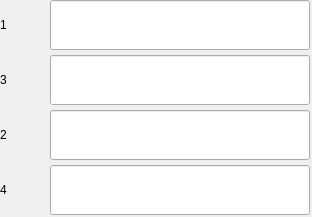
   <widget class="caFrame" name="caFrame_4">
    <property name="geometry">
     <rect>
      <x>923</x>
      <y>718</y>
      <width>312</width>
      <height>217</height>
     </rect>
    </property>
    <widget class="caLabel" name="caLabel_20">
     <property name="geometry">
      <rect>
       <x>0</x>
       <y>0</y>
       <width>47</width>
       <height>50</height>
      </rect>
     </property>
     <property name="frameShape">
      <enum>QFrame::NoFrame</enum>
     </property>
     <property name="text">
      <string>1</string>
     </property>
     <property name="alignment">
      <set>Qt::AlignAbsolute|Qt::AlignLeading|Qt::AlignLeft|Qt::AlignVCenter</set>
     </property>
     <property name="fontScaleMode">
      <enum>ESimpleLabel::Height</enum>
     </property>
     <property name="foreground">
      <color>
       <red>0</red>
       <green>0</green>
       <blue>0</blue>
      </color>
     </property>
     <property name="background">
      <color alpha="0">
       <red>0</red>
       <green>0</green>
       <blue>0</blue>
      </color>
     </property>
     <property name="lineColor" stdset="0">
      <color>
       <red>0</red>
       <green>0</green>
       <blue>0</blue>
      </color>
     </property>
    </widget>
    <widget class="caLabel" name="caLabel_21">
     <property name="geometry">
      <rect>
       <x>0</x>
       <y>55</y>
       <width>47</width>
       <height>50</height>
      </rect>
     </property>
     <property name="frameShape">
      <enum>QFrame::NoFrame</enum>
     </property>
     <property name="text">
      <string>3</string>
     </property>
     <property name="alignment">
      <set>Qt::AlignAbsolute|Qt::AlignLeading|Qt::AlignLeft|Qt::AlignVCenter</set>
     </property>
     <property name="fontScaleMode">
      <enum>ESimpleLabel::Height</enum>
     </property>
     <property name="foreground">
      <color>
       <red>0</red>
       <green>0</green>
       <blue>0</blue>
      </color>
     </property>
     <property name="background">
      <color alpha="0">
       <red>0</red>
       <green>0</green>
       <blue>0</blue>
      </color>
     </property>
     <property name="lineColor" stdset="0">
      <color>
       <red>0</red>
       <green>0</green>
       <blue>0</blue>
      </color>
     </property>
    </widget>
    <widget class="caLabel" name="caLabel_22">
     <property name="geometry">
      <rect>
       <x>0</x>
       <y>110</y>
       <width>47</width>
       <height>50</height>
      </rect>
     </property>
     <property name="frameShape">
      <enum>QFrame::NoFrame</enum>
     </property>
     <property name="text">
      <string>2</string>
     </property>
     <property name="alignment">
      <set>Qt::AlignAbsolute|Qt::AlignLeading|Qt::AlignLeft|Qt::AlignVCenter</set>
     </property>
     <property name="fontScaleMode">
      <enum>ESimpleLabel::Height</enum>
     </property>
     <property name="foreground">
      <color>
       <red>0</red>
       <green>0</green>
       <blue>0</blue>
      </color>
     </property>
     <property name="background">
      <color alpha="0">
       <red>0</red>
       <green>0</green>
       <blue>0</blue>
      </color>
     </property>
     <property name="lineColor" stdset="0">
      <color>
       <red>0</red>
       <green>0</green>
       <blue>0</blue>
      </color>
     </property>
    </widget>
    <widget class="caLabel" name="caLabel_23">
     <property name="geometry">
      <rect>
       <x>0</x>
       <y>165</y>
       <width>47</width>
       <height>50</height>
      </rect>
     </property>
     <property name="frameShape">
      <enum>QFrame::NoFrame</enum>
     </property>
     <property name="text">
      <string>4</string>
     </property>
     <property name="alignment">
      <set>Qt::AlignAbsolute|Qt::AlignLeading|Qt::AlignLeft|Qt::AlignVCenter</set>
     </property>
     <property name="fontScaleMode">
      <enum>ESimpleLabel::Height</enum>
     </property>
     <property name="foreground">
      <color>
       <red>0</red>
       <green>0</green>
       <blue>0</blue>
      </color>
     </property>
     <property name="background">
      <color alpha="0">
       <red>0</red>
       <green>0</green>
       <blue>0</blue>
      </color>
     </property>
     <property name="lineColor" stdset="0">
      <color>
       <red>0</red>
       <green>0</green>
       <blue>0</blue>
      </color>
     </property>
    </widget>
    <widget class="caFrame" name="caFrame_5">
     <property name="geometry">
      <rect>
       <x>50</x>
       <y>0</y>
       <width>262</width>
       <height>52</height>
      </rect>
     </property>
     <widget class="caLineEdit" name="caLineEdit_17">
      <property name="geometry">
       <rect>
        <x>0</x>
        <y>0</y>
        <width>260</width>
        <height>50</height>
       </rect>
      </property>
      <property name="alignment">
       <set>Qt::AlignAbsolute|Qt::AlignRight|Qt::AlignTrailing|Qt::AlignVCenter</set>
      </property>
      <property name="channel" stdset="0">
       <string>CI1V:IST:2</string>
      </property>
      <property name="foreground">
       <color>
        <red>255</red>
        <green>255</green>
        <blue>255</blue>
       </color>
      </property>
      <property name="background">
       <color>
        <red>0</red>
        <green>0</green>
        <blue>0</blue>
       </color>
      </property>
      <property name="colorMode">
       <enum>caLineEdit::Alarm_Static</enum>
      </property>
      <property name="precision">
       <number>1</number>
      </property>
      <property name="precisionMode">
       <enum>caLineEdit::User</enum>
      </property>
      <property name="limitsMode">
       <enum>caLineEdit::User</enum>
      </property>
      <property name="maxValue">
       <double>450.000000000000000</double>
      </property>
      <property name="minValue">
       <double>395.000000000000000</double>
      </property>
      <property name="fontScaleMode">
       <enum>caLineEdit::Height</enum>
      </property>
      <property name="unitsEnabled">
       <bool>true</bool>
      </property>
      <property name="formatType">
       <enum>caLineEdit::decimal</enum>
      </property>
     </widget>
    </widget>
    <widget class="caFrame" name="caFrame_6">
     <property name="geometry">
      <rect>
       <x>50</x>
       <y>55</y>
       <width>262</width>
       <height>52</height>
      </rect>
     </property>
     <widget class="caLineEdit" name="caLineEdit_19">
      <property name="geometry">
       <rect>
        <x>0</x>
        <y>0</y>
        <width>260</width>
        <height>50</height>
       </rect>
      </property>
      <property name="alignment">
       <set>Qt::AlignAbsolute|Qt::AlignRight|Qt::AlignTrailing|Qt::AlignVCenter</set>
      </property>
      <property name="channel" stdset="0">
       <string>CI3V:IST:2</string>
      </property>
      <property name="foreground">
       <color>
        <red>255</red>
        <green>255</green>
        <blue>255</blue>
       </color>
      </property>
      <property name="background">
       <color>
        <red>0</red>
        <green>0</green>
        <blue>0</blue>
       </color>
      </property>
      <property name="colorMode">
       <enum>caLineEdit::Alarm_Static</enum>
      </property>
      <property name="precision">
       <number>1</number>
      </property>
      <property name="precisionMode">
       <enum>caLineEdit::User</enum>
      </property>
      <property name="limitsMode">
       <enum>caLineEdit::User</enum>
      </property>
      <property name="maxValue">
       <double>450.000000000000000</double>
      </property>
      <property name="minValue">
       <double>395.000000000000000</double>
      </property>
      <property name="fontScaleMode">
       <enum>caLineEdit::Height</enum>
      </property>
      <property name="unitsEnabled">
       <bool>true</bool>
      </property>
      <property name="formatType">
       <enum>caLineEdit::decimal</enum>
      </property>
     </widget>
    </widget>
    <widget class="caFrame" name="caFrame_7">
     <property name="geometry">
      <rect>
       <x>50</x>
       <y>110</y>
       <width>262</width>
       <height>52</height>
      </rect>
     </property>
     <widget class="caLineEdit" name="caLineEdit_21">
      <property name="geometry">
       <rect>
        <x>0</x>
        <y>0</y>
        <width>260</width>
        <height>50</height>
       </rect>
      </property>
      <property name="alignment">
       <set>Qt::AlignAbsolute|Qt::AlignRight|Qt::AlignTrailing|Qt::AlignVCenter</set>
      </property>
      <property name="channel" stdset="0">
       <string>CI2V:IST:2</string>
      </property>
      <property name="foreground">
       <color>
        <red>255</red>
        <green>255</green>
        <blue>255</blue>
       </color>
      </property>
      <property name="background">
       <color>
        <red>0</red>
        <green>0</green>
        <blue>0</blue>
       </color>
      </property>
      <property name="colorMode">
       <enum>caLineEdit::Alarm_Static</enum>
      </property>
      <property name="precision">
       <number>1</number>
      </property>
      <property name="precisionMode">
       <enum>caLineEdit::User</enum>
      </property>
      <property name="limitsMode">
       <enum>caLineEdit::User</enum>
      </property>
      <property name="maxValue">
       <double>35.000000000000000</double>
      </property>
      <property name="minValue">
       <double>25.000000000000000</double>
      </property>
      <property name="fontScaleMode">
       <enum>caLineEdit::Height</enum>
      </property>
      <property name="unitsEnabled">
       <bool>true</bool>
      </property>
      <property name="formatType">
       <enum>caLineEdit::decimal</enum>
      </property>
     </widget>
    </widget>
    <widget class="caFrame" name="caFrame_8">
     <property name="geometry">
      <rect>
       <x>50</x>
       <y>165</y>
       <width>262</width>
       <height>52</height>
      </rect>
     </property>
     <widget class="caLineEdit" name="caLineEdit_23">
      <property name="geometry">
       <rect>
        <x>0</x>
        <y>0</y>
        <width>260</width>
        <height>50</height>
       </rect>
      </property>
      <property name="alignment">
       <set>Qt::AlignAbsolute|Qt::AlignRight|Qt::AlignTrailing|Qt::AlignVCenter</set>
      </property>
      <property name="channel" stdset="0">
       <string>CI4V:IST:2</string>
      </property>
      <property name="foreground">
       <color>
        <red>255</red>
        <green>255</green>
        <blue>255</blue>
       </color>
      </property>
      <property name="background">
       <color>
        <red>0</red>
        <green>0</green>
        <blue>0</blue>
       </color>
      </property>
      <property name="colorMode">
       <enum>caLineEdit::Alarm_Static</enum>
      </property>
      <property name="precision">
       <number>1</number>
      </property>
      <property name="precisionMode">
       <enum>caLineEdit::User</enum>
      </property>
      <property name="limitsMode">
       <enum>caLineEdit::User</enum>
      </property>
      <property name="maxValue">
       <double>35.000000000000000</double>
      </property>
      <property name="minValue">
       <double>25.000000000000000</double>
      </property>
      <property name="fontScaleMode">
       <enum>caLineEdit::Height</enum>
      </property>
      <property name="unitsEnabled">
       <bool>true</bool>
      </property>
      <property name="formatType">
       <enum>caLineEdit::decimal</enum>
      </property>
     </widget>
    </widget>
   </widget>
